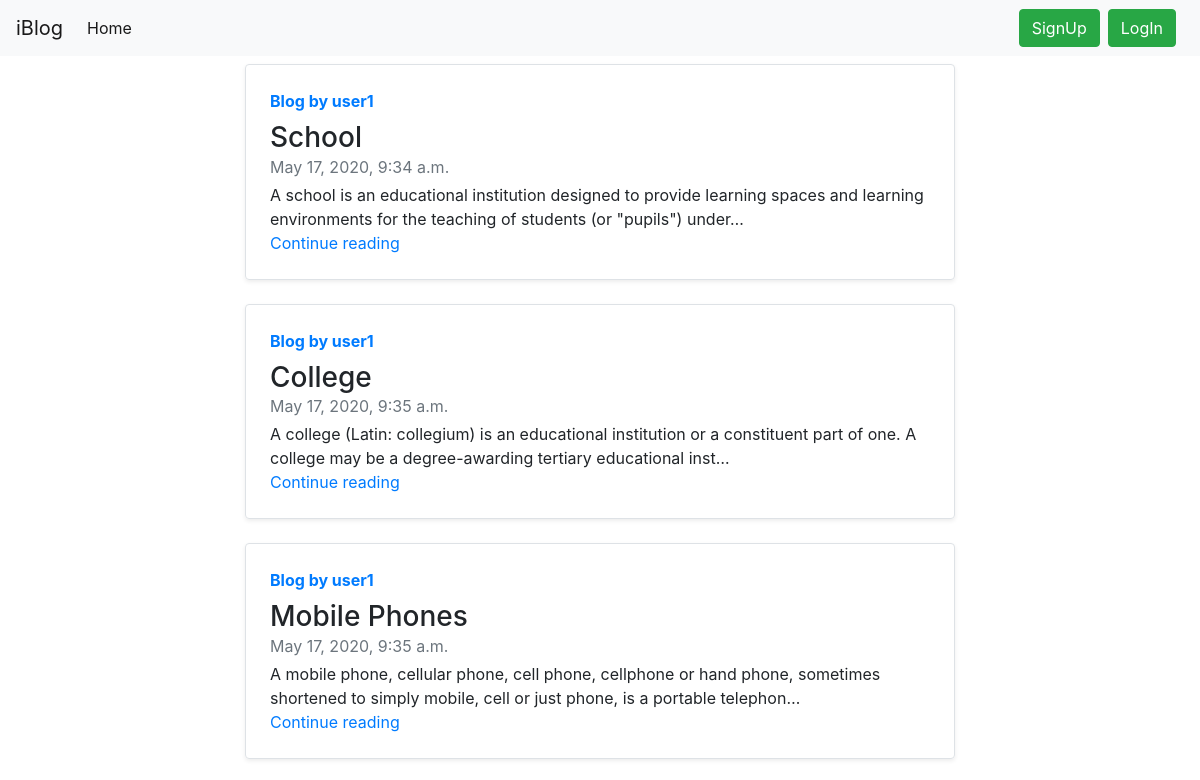
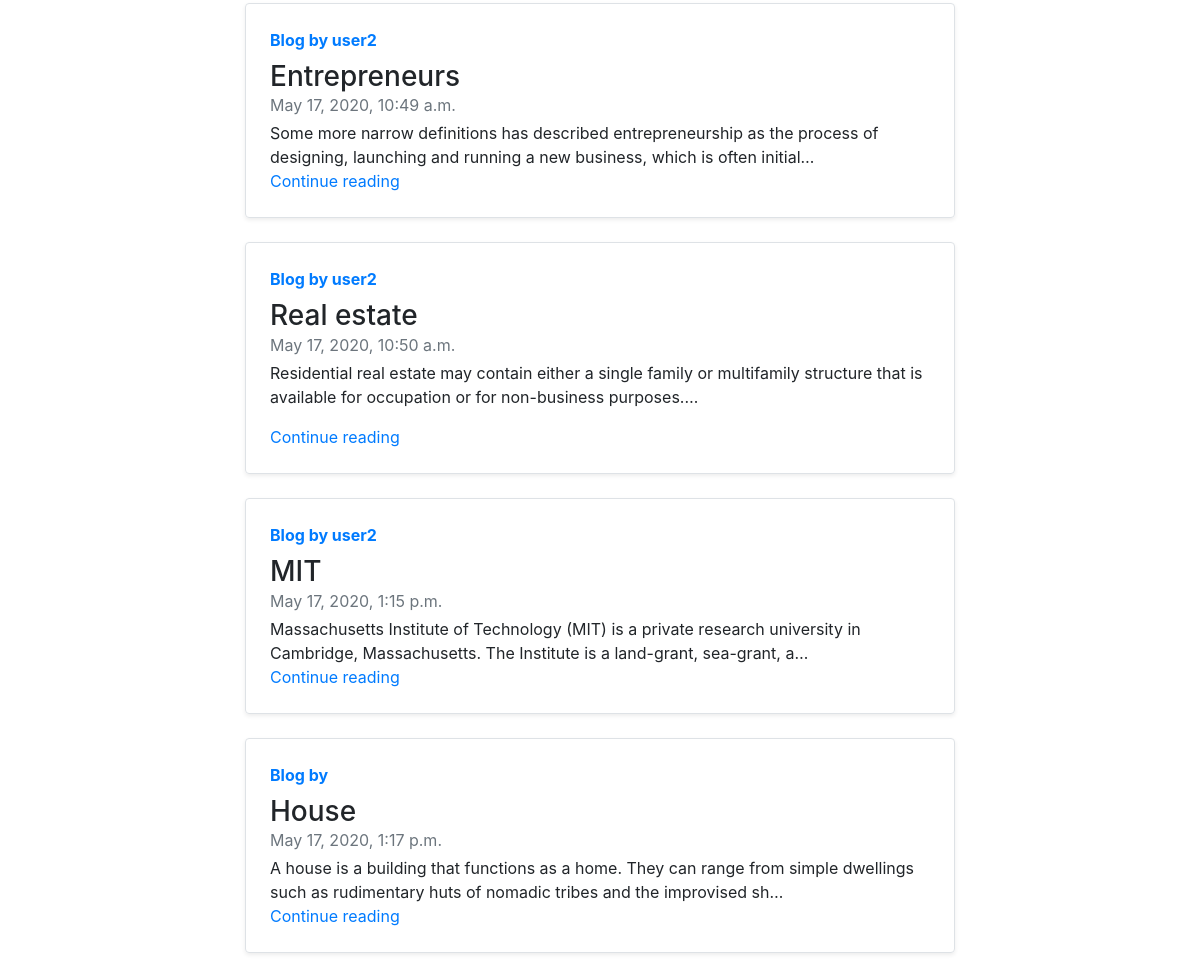
The page / on the database its author committed (2 pictures, top to bottom).
### blog/models.py (models this page shows, shortened)
class Post(models.Model):
    post_id=models.AutoField(primary_key= True)
    author=models.CharField(max_length=100)
    title=models.CharField(max_length=150)
    content=models.TextField()
    timeStamp=models.DateTimeField(default=now)

### blog/views.py (the view)
# urls.py: path('', views.bloghome, name="bloghome"),
def bloghome(request):
    posts=Post.objects.all()
    context={'posts': posts}
    return render(request, 'bloghome.html', context)

### templates/bloghome.html (shortened to what this page needs)
{% extends 'base.html' %}
{% block body %}
<div class="container my-2">
    {% for post in posts %}
<div class="col-md-8 mx-auto my-2">
      <div class="row no-gutters border rounded overflow-hidden flex-md-row mb-4 shadow-sm h-md-250 position-relative">
        <div class="col p-4 d-flex flex-column position-static">
          <strong class="d-inline-block mb-2 text-primary">Blog by {{post.author}}</strong>
          <h3 class="mb-0">{{post.title}}</h3>
          <div class="mb-1 text-muted">{{post.timeStamp}}</div>
          <p class="card-text mb-auto">{{post.content|safe|truncatechars:150}}</p>
          <a href="/{{post.post_id}}/" class="stretched-link">Continue reading</a>
        </div>
      </div>
    </div>
    {% endfor %}
    </div>
{% endblock body %}

### templates/base.html (shortened to what this page needs)
<!doctype html>
<html lang="en">
  <head>
    <link rel="stylesheet" href="https://stackpath.bootstrapcdn.com/bootstrap/4.4.1/css/bootstrap.min.css">
  </head>
  <body>
    <nav class="navbar navbar-expand-lg navbar-light bg-light">
  <a class="navbar-brand" href="/">iBlog</a>
  <div class="collapse navbar-collapse" id="navbarSupportedContent">
    <ul class="navbar-nav mr-auto">
      <li class="nav-item active">
        <a class="nav-link" href="/">Home <span class="sr-only">(current)</span></a>
      </li>
    </ul>
      {% if user.is_authenticated %}
     <ul class="navbar-nav mr-2 ">
      <li class="nav-item dropdown">
        <a class="nav-link dropdown-toggle"  id="navbarDropdown" role="button" data-toggle="dropdown" aria-haspopup="true" aria-expanded="false">
          Welcome {{request.user}}
        </a>
        <div class="dropdown-menu" aria-labelledby="navbarDropdown">
          <a class="dropdown-item" href="/logout">Logout</a>
        </div>
      </li>
     </ul>
      {% else %}
     <button type="button" class="btn btn-success ml-2" data-toggle="modal" data-target="#signupmodal">
        SignUp
     </button>
     <button type="button" class="btn btn-success mx-2" data-toggle="modal" data-target="#loginmodal">
        LogIn
     </button>
       {% endif %}
          </div>
</nav>
    {% block body %} {% endblock body %}
  </body>
</html>

### rows shown on the page
Post: author "user1", title "School", timeStamp "May 17, 2020, 9:34 a.m.", content "A school is an educational institution designed to provide learning spaces and learning environments for the teaching of students (or \"pupils\") under…"
Post: author "user1", title "College", timeStamp "May 17, 2020, 9:35 a.m.", content "A college (Latin: collegium) is an educational institution or a constituent part of one. A college may be a degree-awarding tertiary educational inst…"
Post: author "user1", title "Mobile Phones", timeStamp "May 17, 2020, 9:35 a.m.", content "A mobile phone, cellular phone, cell phone, cellphone or hand phone, sometimes shortened to simply mobile, cell or just phone, is a portable telephon…"
Post: author "user2", title "Entrepreneurs", timeStamp "May 17, 2020, 10:49 a.m.", content "Some more narrow definitions has described entrepreneurship as the process of designing, launching and running a new business, which is often initial…"
Post: author "user2", title "Real estate", timeStamp "May 17, 2020, 10:50 a.m.", content "Residential real estate may contain either a single family or multifamily structure that is available for occupation or for non-business purposes.…"
Post: author "user2", title "MIT", timeStamp "May 17, 2020, 1:15 p.m.", content "Massachusetts Institute of Technology (MIT) is a private research university in Cambridge, Massachusetts. The Institute is a land-grant, sea-grant, a…"
Post: title "House", timeStamp "May 17, 2020, 1:17 p.m.", content "A house is a building that functions as a home. They can range from simple dwellings such as rudimentary huts of nomadic tribes and the improvised sh…"
